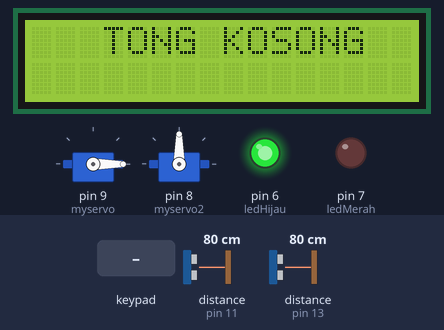
A sketch run on a simulated Arduino Uno, built with avr-gcc and run on an emulated ATmega328P. Parts: 16×2 character LCD, 2 × servo, output pins drawn as LEDs (lit = HIGH). The inputs (shaded band) are chosen by the test bench; at power-on: distance to the obstacle (sensors on pin 13, pin 11) 80 cm. The echo pulse lasts 58.3 µs per cm; what the sketch prints to the serial monitor is not drawn.

Above: at 1.2 s.
1.3 s: key '*' pressed
At 2.1 s:
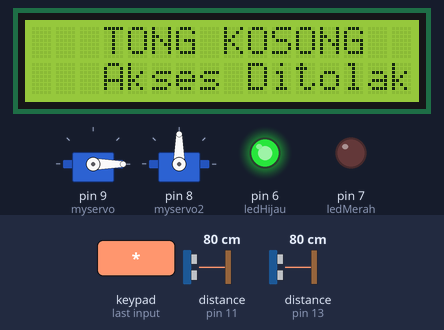
3.9 s: keypad keys 1 2 3 4 # pressed 0.4 s apart
At 6.1 s:
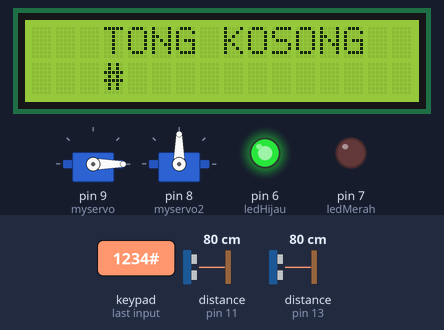
7.4 s: distance to the obstacle (sensor on pin 13) set to 33 cm
8.9 s: distance to the obstacle (sensor on pin 13) set to 29 cm
At 9.4 s:
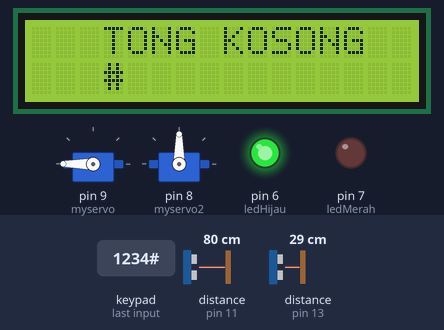
10.4 s: distance to the obstacle (sensor on pin 11) set to 8 cm
11.9 s: distance to the obstacle (sensor on pin 11) set to 5 cm
At 13.3 s:
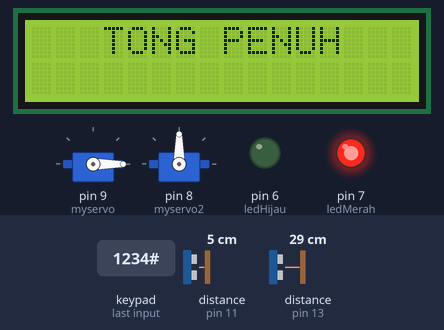
Timing chart, 0 to 14.9 s (numbered marks = the images above; inputs shaded):
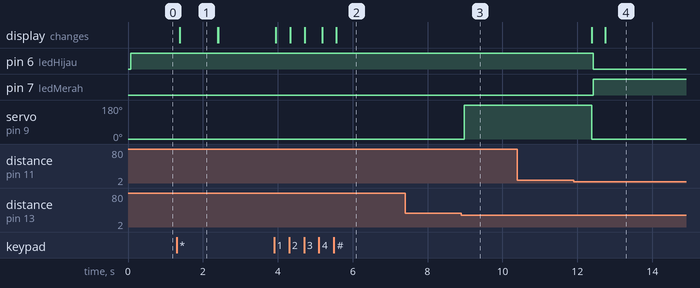

The sketch:

tongsampahpitar.ino
```cpp
#include <Wire.h>
#include <Servo.h>
#include <LiquidCrystal_I2C.h>
#include <Ultrasonic.h>
#include <Password.h>
#include <Keypad.h>
#include <LCD.h>

#define ledHijau 6
#define ledMerah  7

Servo myservo;
Servo myservo2;
Ultrasonic ultrasonic (12, 13) ;//trigger and echo pin ditace
Ultrasonic ultrasonic2(10, 11) ;//trigger and echo pin isi tong
Password password = Password( "45" ); //Ubah password
int readsuccess;
int distance;
int isitong;
int pos = 0;
int pos2 = 0;
const byte baris = 4; //Baris
const byte kolom = 3; //Kolom

char keys[baris][kolom] = {
{'1','2','3'},
{'4','5','6'},
{'7','8','9'},
{'*','0','#'}
};


byte barisPin[baris] = {0,A0,2,3};
byte kolomPin[kolom]= {4,5,A1};


 // Buat objek keypad
Keypad keypad = Keypad( makeKeymap(keys), barisPin, kolomPin, baris, kolom );
LiquidCrystal_I2C lcd(0x27,2,1,0,4,5,6,7);  // set the LCD address to 0x27 for a 16 chars and 2 line display


void setup() {

  lcd.begin(16,2);
  lcd.setBacklightPin(3,POSITIVE);
  lcd.setBacklight(HIGH);

  lcd.clear();
  //keypad.addEventListener(keypadEvent);
  Serial.begin(9600);
  myservo.attach(9);
  myservo2.attach(8);
  myservo.write(0);
  myservo2.write(90);
  keypad.addEventListener(keypadEvent); //add an event listener for this keypad
  pinMode(ledHijau,OUTPUT);
  pinMode(ledMerah,OUTPUT);
 }

void loop() {
  // put your main code here, to run repeatedly:

menu:
while(1)
{
  lcd.setCursor(3,0);
  lcd.print("TONG KOSONG");
  digitalWrite(ledHijau,HIGH);
  delay(50);
  Serial.println(keypad.getKey());
  distance = ultrasonic.read(); // untuk membuka tong
  isitong = ultrasonic2.read();// membaca isi
  Serial.println(distance);
  Serial.println(isitong);
  if (distance <= 30 && isitong >6 ){
    myservo.write(180);
    digitalWrite(ledHijau,HIGH);
    digitalWrite(ledMerah,LOW);// tell servo to go to position in variable 'pos'
    delay(500);
  }

  else if (distance <= 30 && isitong <=6 ){
    lcd.clear();
    myservo.write(0);              // tell servo to go to position in variable 'pos'
    delay(50);
    digitalWrite(ledHijau,LOW);
    digitalWrite(ledMerah,HIGH);
    delay(300);
    goto menu1;
  }
  else {
    myservo.write(0);              // tell servo to go to position in variable 'pos'
    delay(5);
  }
}

menu1:
while(1)
{
  isitong = ultrasonic2.read();// membaca isi

  Serial.println(isitong);
  lcd.setCursor(3,0);
  lcd.print("TONG PENUH");
  delay(50);
  const int ace =  keypad.getKey();
  keypad.getState();
  keypad.addEventListener(keypadEvent);
  delay(50);


if (pos2 == 90 && isitong >=9 ){
   lcd.clear();
   digitalWrite(ledMerah,LOW);
   delay(300);
   goto menu;
  }
}
}


void keypadEvent(KeypadEvent eKey){

  switch (keypad.getState()){
    case PRESSED:
  lcd.setCursor(3,1);
  lcd.print(eKey);
  switch (eKey){
    case '*': checkPassword(); break;
    case '0': password.reset();lcd.clear(); break;
    case '#':tutup();break;
    default: password.append(eKey);
     }
  }
}

void checkPassword(){
  if (password.evaluate()){
   Serial.println("Success");
   lcd.setCursor(3,1);
   lcd.print("Akses Diterima!");
   myservo2.write(0);

    // tell servo to go to position in variable 'pos'
   delay(2000);
   lcd.clear();
    //Add code to run if it works
  }else{
    Serial.println("kode salah");
    lcd.setCursor(3,1);
    lcd.print("Akses Ditolak!");
    delay(1000);
    lcd.clear();
    //add code to run if it did not work
  }
}
void tutup(){
   for (pos2 = 0; pos2 = 90; pos2 += 90) {
    myservo2.write(pos2);
     Serial.println(pos2);
    delay(300);
    return;
   }
}
```

Measured:
- the behaviour switches between 31 and 30 cm on distance to the obstacle (sensor on pin 13) (found by bisection; images 2 and 3)
- the behaviour switches between 7 and 6 cm on distance to the obstacle (sensor on pin 11) (found by bisection; images 3 and 4)
- after the input at 1.3 s, the display: changes after 0.08 s (image 1)
- after the input at 3.9 s, the display: first changes at once (image 2 shows a later state)
- after the input at 7.4 s, every drawn part: stays the same
- after the input at 8.9 s, servo on pin 9 (myservo): 0° → 180° after 0.08 s
- after the input at 10.4 s, every drawn part: stays the same
- after the input at 11.9 s, pin 6 (ledHijau): HIGH → LOW after 0.53 s; pin 7 (ledMerah): LOW → HIGH after 0.53 s; servo on pin 9 (myservo): 180° → 0° after 0.48 s; the display: first changes after 0.48 s (image 4 shows a later state)
- what the display in image 1 shows lasts 1.0 s, from 1.4 s to 2.4 s
